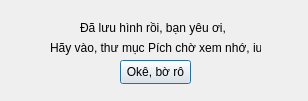
<?xml version="1.0" encoding="UTF-8"?>
<ui version="4.0">
 <class>Dialog</class>
 <widget class="QDialog" name="Dialog">
  <property name="geometry">
   <rect>
    <x>0</x>
    <y>0</y>
    <width>308</width>
    <height>101</height>
   </rect>
  </property>
  <property name="windowTitle">
   <string>Lời nhắn từ thiên thần</string>
  </property>
  <widget class="QPushButton" name="pushButton">
   <property name="geometry">
    <rect>
     <x>120</x>
     <y>60</y>
     <width>71</width>
     <height>24</height>
    </rect>
   </property>
   <property name="text">
    <string>Okê, bờ rô</string>
   </property>
  </widget>
  <widget class="QLabel" name="label">
   <property name="geometry">
    <rect>
     <x>80</x>
     <y>20</y>
     <width>151</width>
     <height>16</height>
    </rect>
   </property>
   <property name="text">
    <string>Đã lưu hình rồi, bạn yêu ơi,</string>
   </property>
  </widget>
  <widget class="QLabel" name="label_2">
   <property name="geometry">
    <rect>
     <x>50</x>
     <y>40</y>
     <width>211</width>
     <height>16</height>
    </rect>
   </property>
   <property name="text">
    <string>Hãy vào, thư mục Pích chờ xem nhớ, iu!</string>
   </property>
  </widget>
 </widget>
 <resources/>
 <connections/>
</ui>
